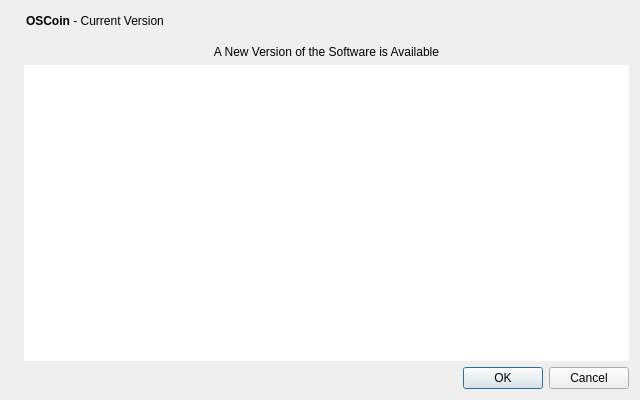
<?xml version="1.0" encoding="UTF-8"?>
<ui version="4.0">
 <class>UpdateDialog</class>
 <widget class="QDialog" name="UpdateDialog">
  <property name="geometry">
   <rect>
    <x>0</x>
    <y>0</y>
    <width>640</width>
    <height>400</height>
   </rect>
  </property>
  <property name="windowTitle">
   <string>OSCoin Update</string>
  </property>
  <layout class="QHBoxLayout" name="horizontalLayout_2">
   <item>
    <widget class="QLabel" name="label_4">
     <property name="sizePolicy">
      <sizepolicy hsizetype="Preferred" vsizetype="Ignored">
       <horstretch>0</horstretch>
       <verstretch>0</verstretch>
      </sizepolicy>
     </property>
     <property name="pixmap">
      <pixmap resource="../bitcoin.qrc">:/images/aboutBackground</pixmap>
     </property>
    </widget>
   </item>
   <item>
    <layout class="QVBoxLayout" name="verticalLayout_2">
     <item>
      <layout class="QHBoxLayout" name="horizontalLayout">
       <property name="leftMargin">
        <number>2</number>
       </property>
       <property name="bottomMargin">
        <number>8</number>
       </property>
       <item>
        <widget class="QLabel" name="label">
         <property name="cursor">
          <cursorShape>IBeamCursor</cursorShape>
         </property>
         <property name="text">
          <string>&lt;html&gt;&lt;head/&gt;&lt;body&gt;&lt;p&gt;&lt;span style=&quot; font-weight:600;&quot;&gt;OSCoin&lt;/span&gt; - Current Version&lt;/p&gt;&lt;/body&gt;&lt;/html&gt;</string>
         </property>
         <property name="textInteractionFlags">
          <set>Qt::LinksAccessibleByMouse|Qt::TextSelectableByKeyboard|Qt::TextSelectableByMouse</set>
         </property>
        </widget>
       </item>
       <item>
        <widget class="QLabel" name="versionLabel">
         <property name="cursor">
          <cursorShape>IBeamCursor</cursorShape>
         </property>
         <property name="text">
          <string notr="true"/>
         </property>
         <property name="textInteractionFlags">
          <set>Qt::LinksAccessibleByMouse|Qt::TextSelectableByKeyboard|Qt::TextSelectableByMouse</set>
         </property>
        </widget>
       </item>
       <item>
        <spacer name="horizontalSpacer">
         <property name="orientation">
          <enum>Qt::Horizontal</enum>
         </property>
         <property name="sizeHint" stdset="0">
          <size>
           <width>40</width>
           <height>20</height>
          </size>
         </property>
        </spacer>
       </item>
      </layout>
     </item>
     <item>
      <widget class="QLabel" name="title">
       <property name="cursor">
        <cursorShape>IBeamCursor</cursorShape>
       </property>
       <property name="text">
        <string>A New Version of the Software is Available</string>
       </property>
       <property name="alignment">
        <set>Qt::AlignHCenter|Qt::AlignTop</set>
       </property>
       <property name="margin">
        <number>2</number>
       </property>
       <property name="textInteractionFlags">
        <set>Qt::LinksAccessibleByMouse</set>
       </property>
      </widget>
     </item>
     <item>
      <widget class="QTextEdit" name="description">
       <property name="frameShape">
        <enum>QFrame::NoFrame</enum>
       </property>
       <property name="horizontalScrollBarPolicy">
        <enum>Qt::ScrollBarAlwaysOff</enum>
       </property>
       <property name="undoRedoEnabled">
        <bool>false</bool>
       </property>
       <property name="readOnly">
        <bool>true</bool>
       </property>
       <property name="cursorWidth">
        <number>1</number>
       </property>
       <property name="placeholderText">
        <string extracomment="This is the description of the change."/>
       </property>
      </widget>
     </item>
     <item>
      <widget class="QDialogButtonBox" name="buttonBox">
       <property name="orientation">
        <enum>Qt::Horizontal</enum>
       </property>
       <property name="standardButtons">
        <set>QDialogButtonBox::Cancel|QDialogButtonBox::Ok</set>
       </property>
      </widget>
     </item>
    </layout>
   </item>
  </layout>
 </widget>
 <resources>
  <include location="../bitcoin.qrc"/>
 </resources>
 <connections>
  <connection>
   <sender>buttonBox</sender>
   <signal>rejected()</signal>
   <receiver>UpdateDialog</receiver>
   <slot>reject()</slot>
   <hints>
    <hint type="sourcelabel">
     <x>428</x>
     <y>308</y>
    </hint>
    <hint type="destinationlabel">
     <x>286</x>
     <y>274</y>
    </hint>
   </hints>
  </connection>
  <connection>
   <sender>buttonBox</sender>
   <signal>accepted()</signal>
   <receiver>UpdateDialog</receiver>
   <slot>accept()</slot>
   <hints>
    <hint type="sourcelabel">
     <x>360</x>
     <y>308</y>
    </hint>
    <hint type="destinationlabel">
     <x>157</x>
     <y>274</y>
    </hint>
   </hints>
  </connection>
 </connections>
</ui>
